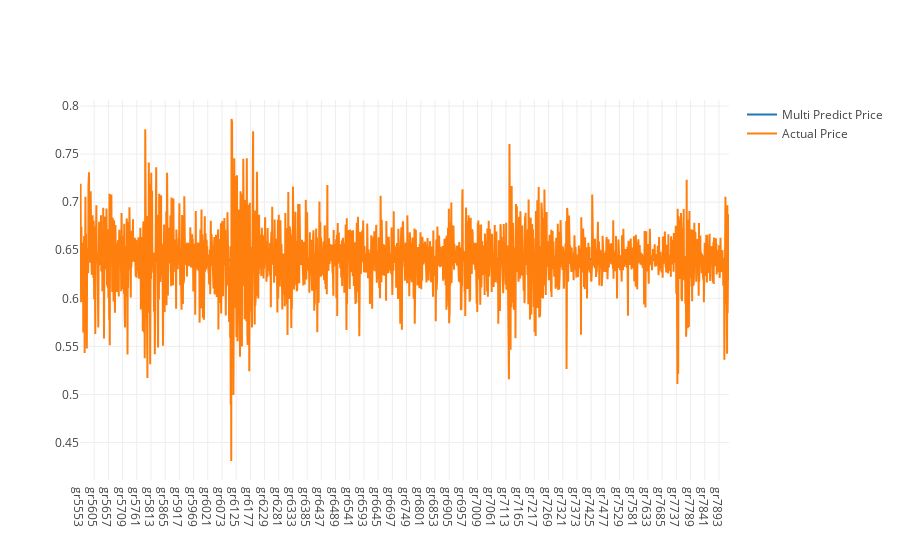

Notebook source saved alongside this figure:
### Code cell
py.iplot([multi_predict_chart, actual_chart])

### Figure 1 — Plotly figure (JSON) as saved in the notebook; plotly's stock layout.template omitted (floating-point values rounded to 4 significant figures; data arrays with more than 128 entries replaced by an {"elided": "..."} marker saying what was removed)
{"data": [{"name": "Multi Predict Price", "type": "scatter", "uid": "062062b9-1e37-4460-9897-54c67bd72577", "x": {"elided": "2378 str values"}, "y": {"elided": "2378 float values"}}, {"name": "Actual Price", "type": "scatter", "uid": "7905d09c-051c-4e7d-a890-5ee4d1686a6c", "x": {"elided": "2378 str values"}, "y": {"elided": "2378 float values"}}], "layout": {}}
